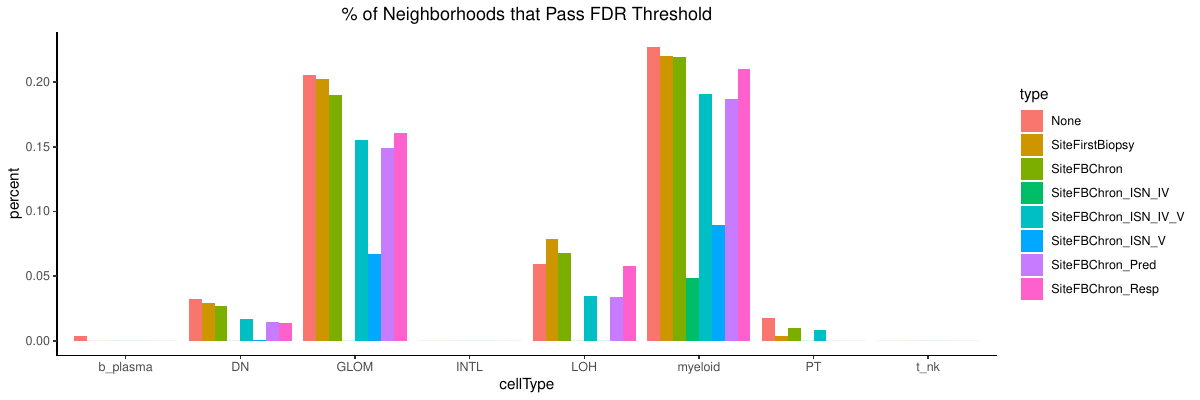

This figure's R source:
suppressPackageStartupMessages({
    library(dplyr)
    library(scales)
    library(pals)
    library(ggplot2)
    library(cowplot)
    library(tidyverse)
    library(extrafont)
})

csvReader <- function(cellType) {
    ps <- read.csv(paste0("cna_percents/", cellType, "_percents.csv"))
    ps$cellType <- cellType
    return(ps)
}

big_ps <- csvReader("DN")
big_ps <- rbind(big_ps, csvReader("GLOM"))
big_ps <- rbind(big_ps, csvReader("INTL"))
big_ps <- rbind(big_ps, csvReader("LOH"))
big_ps <- rbind(big_ps, csvReader("PT"))
big_ps <- rbind(big_ps, csvReader("myeloid"))
big_ps <- rbind(big_ps, csvReader("t_nk"))
big_ps <- rbind(big_ps, csvReader("b_plasma"))

big_ps$type <- factor(big_ps$type, 
    levels = c(
        "None",
        "SiteFirstBiopsy",
        "SiteFBChron",
        "SiteFBChron_ISN_IV",
        "SiteFBChron_ISN_IV_V",
        "SiteFBChron_ISN_V",
        "SiteFBChron_Pred",
        "SiteFBChron_Resp",
        "SiteFBChron_Soup"
))

p <- ggplot(big_ps, aes(x = cellType, y = percent, fill = type)) + 
    geom_bar(stat = "identity", position=position_dodge()) + 
    # scale_fill_manual(values = c("#5A189A", "#9D4EDD", "#2D6A4F", "#95D5B2")) + 
    theme_classic() + ggtitle("% of Neighborhoods that Pass FDR Threshold") + 
    theme(plot.title = element_text(hjust = 0.5)) 

pdf("percents.pdf", width = 12, height = 4)
    print(p)
dev.off()